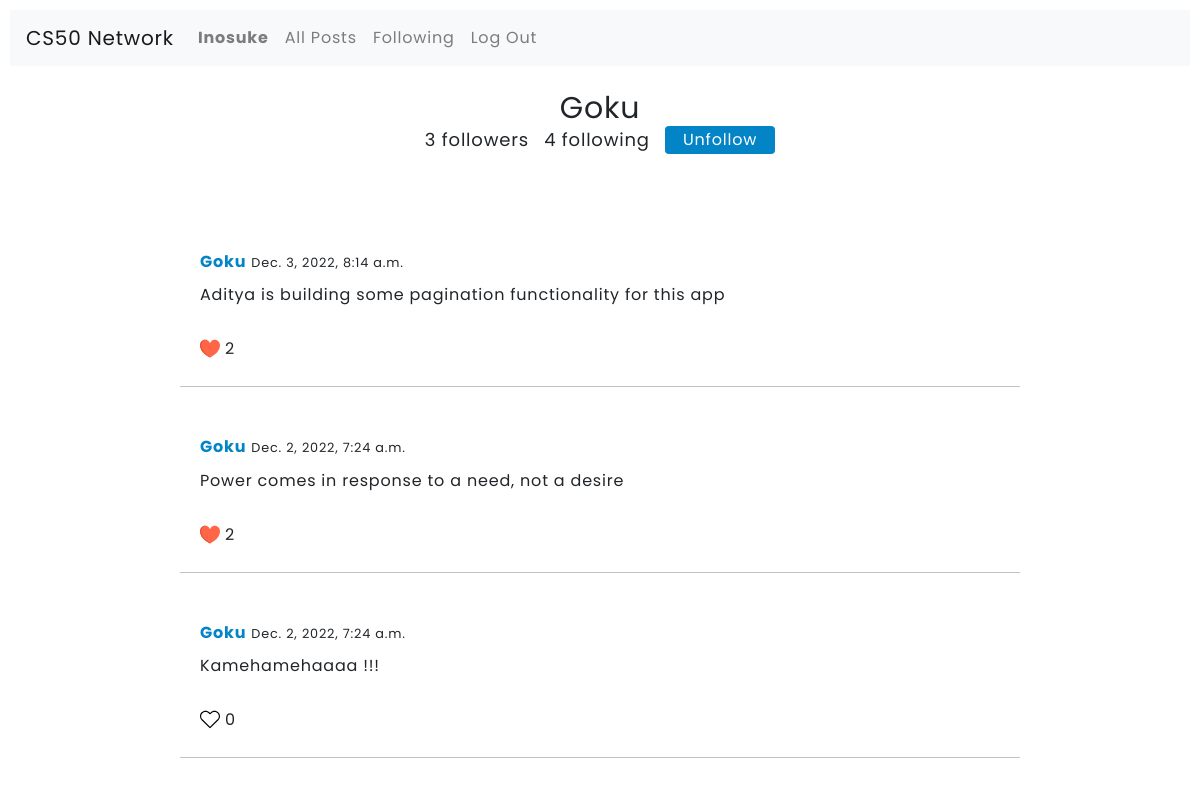
The app's page /profile/Goku (signed in) with its own data.
### network/models.py (models this page shows, shortened)
class User(AbstractUser):
    following = models.ManyToManyField('self', symmetrical=False, related_name="followed_by", blank=True)

class Post(models.Model):
    user = models.ForeignKey(User, on_delete=models.CASCADE)
    name = models.CharField(max_length=72)
    post = models.TextField()
    date_posted = models.DateTimeField(default=timezone.now())
    liked_by = models.ManyToManyField(User, related_name='liked_by', blank=True)
    class Meta:
        ordering = ['-date_posted']
    def likes(self):
        return self.liked_by.count()

### network/views.py (the view)
# urls.py: path("profile/<slug:name>", views.profile, name="profile"),
@login_required(login_url='login')
def profile(request, name):
    user_profile = User.objects.get(username=name)
    if request.user:
        in_list = User.objects.get(username = request.user)
    else:
        in_list = 'user'
    return render(request, "network/users.html", {
        "UserProfile" : user_profile.post_set.all().order_by('-date_posted'),
        "person" : user_profile,
        "following_list" : in_list
    })

### network/templates/network/users.html (shortened to what this page needs)
{% extends "network/layout.html" %}
{% load crispy_forms_tags %}
{% block body %}
<script src="https://cdn.tailwindcss.com"></script>
<div class="flex justify-center">
    <h1 class="text-3xl">{{ person }}</h1>
</div>
    <div class="flex mx-auto justify-center">
        <small class="text-lg follow" data-toggle="modal" data-target="#followers"> {{ person.followed_by.all.count }} followers </small>
        <small class="text-lg follow" data-toggle="modal" data-target="#exampleModalLong"> {{ person.following.all.count }} following </small>
        {% if person != request.user %}
        <form action="{% url 'follow' person %}" method="POST">
            {% if person in following_list.following.all %}
                    <button name="follow" value="unfollow" class="bg-sky-600 text-white border-sky-600 border-2 focus:outline-none rounded w-21 px-3 hover:bg-sky-900 hover:border-sky-900">
                        Unfollow
                    </button>
            {% else %}
                    <button name="follow" value="follow" class="bg-sky-600 text-white border-sky-600 border-2 focus:outline-none rounded w-21 px-3 hover:bg-sky-900 hover:border-sky-900">
                        Follow
                    </button>
            {% endif %}
        </form>
        {% endif %}
    </div>
    {% for post in UserProfile %}
    <div id="all-posts" class="mx-auto post-container-{{ post.id }}">
      <div id="hover_{{post.id}}" class="card-body">
          <h5 class="card-title "><a id="user" href="{% url 'profile' post.name %}"><strong class="text-sky-600">{{post.user}}</strong></a>
          <small>{{post.date_posted }}</small></h5>
          <div id="text-content">
              <p id='post_want_to_edit_{{ post.id }}' class="card-text ">{{post.post}}</p>
                <br>
                <div id="like_{{post.id}}" class="flex justify-start">
                  {% if request.user not in post.liked_by.all %}
                  <img onclick="like({{ post.id }})" class="justify-self-start" id="image_{{ post.id }}" src = "/static/images/white.svg" width="20px" height="20px">
                  {% else %}
                  <img onclick="like({{ post.id }})" class="justify-self-start" id="image_{{ post.id }}" src = "/static/images/red.svg" width="20px" height="20px">
                  {% endif %}
                    <h6 id="count_{{ post.id }}" class="my-2"> {{ post.likes }}</h6>
                </div>
          </div>
      </div>
      <hr class="hr">
    </div>
    {% endfor %}
{% endblock %}

### network/templates/network/layout.html (shortened to what this page needs)
{% load static %}
<!DOCTYPE html>
<html lang="en">
    <head>
        <link rel="stylesheet" href="https://stackpath.bootstrapcdn.com/bootstrap/4.4.1/css/bootstrap.min.css">
        <link href="{% static 'network/styles.css' %}" rel="stylesheet">
    </head>
    <body>
        <nav id="navbar" class="navbar navbar-expand-lg navbar-light bg-light">
            <a class="navbar-brand" href="{% url 'index' %}">CS50 Network</a>
            <div>
              <ul class="navbar-nav mr-auto">
                {% if user.is_authenticated %}
                    <li class="nav-item">
                        <a class="nav-link" href="{% url 'profile' user.username %}"><strong>{{ user.username }}</strong></a>
                    </li>
                {% endif %}
                <li class="nav-item">
                  <a class="nav-link" id="all" href="{% url 'index' %}">All Posts</a>
                </li>
                {% if user.is_authenticated %}
                    <li class="nav-item">
                        <a class="nav-link" id="following" href="{% url 'following' %}">Following</a>
                    </li>
                    <li class="nav-item">
                        <a class="nav-link" href="{% url 'logout' %}">Log Out</a>
                    </li>
                {% endif %}
              </ul>
            </div>
          </nav>
        <br>
        <div class="body">
            {% block body %}
            {% endblock %}
        </div>
    </body>
</html>

### network/static/network/styles.css (style rules this page uses)
body { padding: 10px; font-family: 'Poppins', sans-serif; background-color: #ffffff; letter-spacing: 0.8px; }
#all-posts { position: relative; width: 55rem; margin-left: 12%; background-color: transparent; padding: 30px 20px 0px 20px; }
.hr { background-color: rgba(0, 0, 0, 0.151); }

### records on screen
User: username "Inosuke"
User: username "Goku", followed_by.all.count "3", following.all.count "4"
Post: user "Goku", date_posted "Dec. 3, 2022, 8:14 a.m.", post "Aditya is building some pagination functionality for this app", likes "2"
Post: user "Goku", date_posted "Dec. 2, 2022, 7:24 a.m.", post "Power comes in response to a need, not a desire", likes "2"
Post: user "Goku", date_posted "Dec. 2, 2022, 7:24 a.m.", post "Kamehamehaaaa !!!", likes "0"
